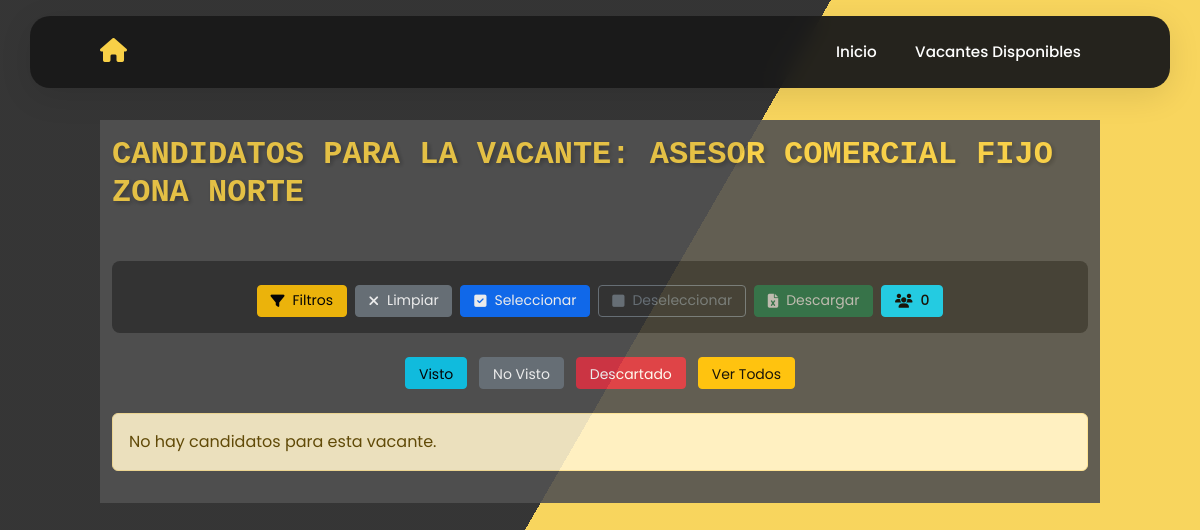
/vacantes/27/candidatos/, run on an earlier commit of the app's database.
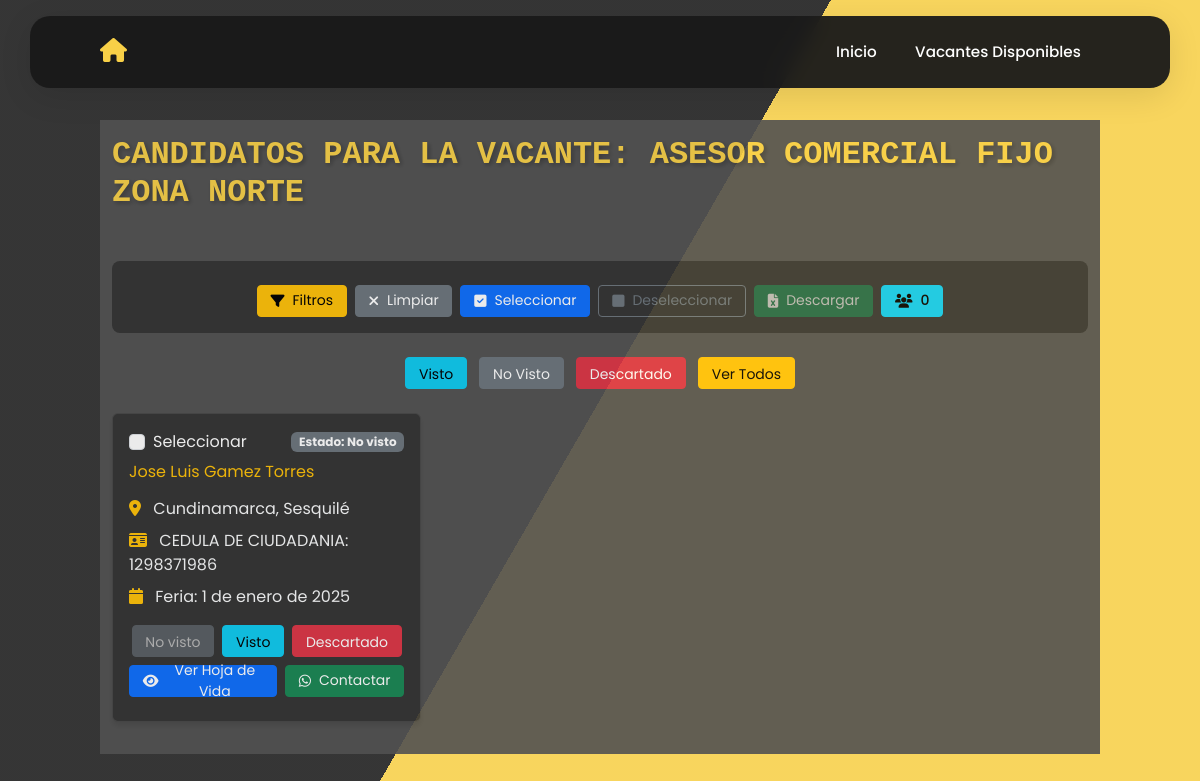
And on a later commit of the database.
### vacantes/models.py (models this page shows, shortened)
class RegistroCandidato(models.Model):
    SEX_CHOICES = [
        ('Mujer', 'Mujer'),
        ('Hombre', 'Hombre'),
        ('Intersexual', 'Intersexual'),
    ]
    DOCUMENT_TYPE_CHOICES = [
        ('CEDULA DE CIUDADANIA', 'CEDULA DE CIUDADANIA'),
        ('PERMISO ESPECIAL DE PERMANENCIA', 'PERMISO ESPECIAL DE PERMANENCIA'),
        ('TARJETA DE IDENTIDAD', 'TARJETA DE IDENTIDAD'),
        ('DOCUMENTO NACIONAL DE IDENTIFICACION', 'DOCUMENTO NACIONAL DE IDENTIFICACION'),
        ('PASAPORTE', 'PASAPORTE'),
        ('CEDULA DE EXTRANJERIA', 'CEDULA DE EXTRANJERIA'),
    ]
    EDUCATION_LEVEL_CHOICES = [
        ('BASICA PRIMARIA', 'BASICA PRIMARIA'),
        ('BASICA SECUNDARIA', 'BASICA SECUNDARIA'),
        ('BACHILLER ACADEMICO', 'BACHILLER ACADEMICO'),
        ('ESTUDIANTE BACHILLER ACADEMICO', 'ESTUDIANTE BACHILLER ACADEMICO'),
        ('TECNICO LABORAL/PROFESIONAL', 'TECNICO LABORAL/PROFESIONAL'),
        ('ESTUDIANTE TECNICO LABORAL/PROFESIONAL', 'ESTUDIANTE TECNICO LABORAL/PROFESIONAL'),
        ('TECNOLOGO', 'TECNOLOGO'),
        ('ESTUDIANTE TECNOLOGO', 'ESTUDIANTE TECNOLOGO'),
        ('PROFESIONAL', 'PROFESIONAL'),
        ('ESTUDIANTE PROFESIONAL', 'ESTUDIANTE PROFESIONAL'),
        ('POSGRADO', 'POSGRADO'),
    ]
    SCHEDULE_CHOICES = [
        ('TIEMPO COMPLETO', 'TIEMPO COMPLETO'),
        ('MEDIO TIEMPO', 'MEDIO TIEMPO'),
        ('FINES DE SEMANA', 'FINES DE SEMANA'),
    ]
    DISABILITY_CHOICES = [
        ('SI', 'Sí'),
        ('NO', 'No'),
    ]
    SISE_CHOICES = [
        ('SI', 'Sí'),
        ('NO', 'No'),
    ]
    RECRUITER_CHOICES = [
        ('Diego Alejandro Parra Pinto', 'Diego Alejandro Parra Pinto'),
        ('Jony Edilberto Chisaba Rojas', 'Jony Edilberto Chisaba Rojas'),
        ('Jose Luis Gamez Torres', 'Jose Luis Gamez Torres'),
        ('Jully Andrea Galindo Fonseca', 'Jully Andrea Galindo Fonseca'),
        ('Maria Alejandra Moreno Pedraza', 'Maria Alejandra Moreno Pedraza'),
        ('Sergio Daniel García Donado', 'Sergio Daniel García Donado'),
        ('Steven Alejandro Arevalo Benitez', 'Steven Alejandro Arevalo Benitez'),
        ('Victor De Jesus Fagua Cogollo', 'Victor De Jesus Fagua Cogollo'),
        ('Yennifer Alexandra Ruiz', 'Yennifer Alexandra Ruiz'),
        ('Yesica Natalia Lemos Lemos', 'Yesica Natalia Lemos Lemos'),
    ]
    SALARY_CHOICES = [
        ('Menos de 1 SMMLV', 'Menos de 1 SMMLV'),
        ('1 a 2 SMMLV', '1 a 2 SMMLV'),
        ('2 a 4 SMMLV', '2 a 4 SMMLV'),
        ('4 a 6 SMMLV', '4 a 6 SMMLV'),
        ('6 a 9 SMMLV', '6 a 9 SMMLV'),
        ('9 a 12 SMMLV', '9 a 12 SMMLV'),
        ('12 a 15 SMMLV', '12 a 15 SMMLV'),
        ('15 a 19 SMMLV', '15 a 19 SMMLV'),
        ('20 SMMLV en adelante', '20 SMMLV en adelante'),
    ]
    TIPO_FERIA_CHOICES = [
        ('FERIA PROPIA', 'FERIA PROPIA'),
        ('FERIA INVITADO', 'FERIA INVITADO'),
        ('FERIA MOVIL', 'FERIA MOVIL'),
    ]
    feria = models.CharField(max_length=100, blank=True, null=True)
    fecha_feria = models.DateField(default=date(2025, 1, 1), blank=True, null=True)
    tipo_feria = models.CharField(max_length=20, choices=TIPO_FERIA_CHOICES, blank=True, null=True)
    codigo_sise = models.CharField(max_length=50, blank=True, null=True)
    empresa_sise = models.CharField(max_length=100, blank=True, null=True)
    interes_practica = models.BooleanField(default=False, blank=True, null=True)
    sexo = models.CharField(max_length=16, choices=SEX_CHOICES)
    tipo_documento = models.CharField(max_length=50, choices=DOCUMENT_TYPE_CHOICES)
    numero_documento = models.CharField(max_length=20, unique=True)
    nombres = models.CharField(max_length=100)
    apellidos = models.CharField(max_length=100)
    numero_celular = models.CharField(max_length=15)
    correo_electronico = models.EmailField()
    fecha_nacimiento = models.DateField()
    formacion_academica = models.CharField(max_length=40, choices=EDUCATION_LEVEL_CHOICES)
    programa_academico = models.CharField(max_length=100)
    experiencia_laboral = models.TextField(blank=True, null=True)
    interes_ocupacional = models.TextField(blank=True, null=True)
    departamento = models.ForeignKey(Departamento, on_delete=models.SET_NULL, null=True, blank=True)
    ciudad = models.ForeignKey(Ciudad, on_delete=models.SET_NULL, null=True, blank=True)
    candidato_discapacidad = models.CharField(max_length=2, choices=DISABILITY_CHOICES)
    tipo_discapacidad = models.CharField(max_length=100, blank=True, null=True)
    horario_interesado = models.CharField(max_length=20, choices=SCHEDULE_CHOICES)
    semestre_grado = models.CharField(max_length=100, blank=True, null=True)
    aspiracion_salarial = models.CharField(
        max_length=50,
        choices=SALARY_CHOICES,
        help_text="Seleccione una opción de aspiración salarial.",
        blank=True
    )
    registrado_en_sise = models.CharField(max_length=2, choices=SISE_CHOICES, blank=True, null=True)
    tecnico_seleccion = models.CharField(max_length=40, choices=RECRUITER_CHOICES, blank=True, null=True)
    vacantes_disponibles = models.ManyToManyField("Vacante", related_name="candidatos", blank=True)
    class Meta:
        verbose_name = "Registro de Candidato"
        verbose_name_plural = "Registros de Candidatos"

class EstadoAplicacion(models.Model):
    ESTADO_CHOICES = [
        ('No visto', 'No visto'),
        ('Visto', 'Visto'),
        ('Descartado', 'Descartado'),
    ]
    candidato = models.ForeignKey('RegistroCandidato', on_delete=models.CASCADE, related_name='aplicaciones')
    vacante = models.ForeignKey('Vacante', on_delete=models.CASCADE, related_name='aplicaciones')
    estado = models.CharField(max_length=20, choices=ESTADO_CHOICES, default='No visto')
    fecha_actualizacion = models.DateTimeField(auto_now=True)
    class Meta:
        unique_together = ('candidato', 'vacante')

class Departamento(models.Model):
    nombre = models.CharField(max_length=100, unique=True)
    class Meta:
        ordering = ["nombre"]  # Ordenar siempre por nombre alfabéticamente
    def __str__(self):
        return self.nombre

class Ciudad(models.Model):
    nombre = models.CharField(max_length=100)
    departamento = models.ForeignKey(Departamento, on_delete=models.CASCADE, related_name="ciudades")
    class Meta:
        ordering = ["nombre"]  # Ordenar siempre por nombre alfabéticamente
    def __str__(self):
        return self.nombre

### vacantes/views.py (the view, shortened to what this page needs)
# urls.py: path('vacantes/<int:id>/candidatos/', views.lista_candidatos, name='lista_candidatos'),
def lista_candidatos(request, id):
    vacante = get_object_or_404(Vacante, id=id)
    candidatos = vacante.candidatos.all()
    filtros = {}
    for key, value in request.GET.items():
        if value:  # Solo si el valor no está vacío
            filtros[key] = value
    print(f"Filtros recibidos: {filtros}")  # debug
    todos_los_comentarios = {}
    for candidato in candidatos:
        todos_los_comentarios[candidato.id] = candidato.comentarios.all()
    for candidato in candidatos:
        estado_aplicacion, _ = EstadoAplicacion.objects.get_or_create(
            candidato=candidato,
            vacante=vacante,
            defaults={'estado': 'No visto'}
        )
        candidato.estado_aplicacion = estado_aplicacion.estado
    departamento_choices = Departamento.objects.all().values_list('id', 'nombre')
    ciudad_choices = []
    if filtros.get('departamento'):
        ciudad_choices = Ciudad.objects.filter(departamento_id=filtros['departamento']).values_list('id', 'nombre')
    filtros_para_la_plantilla = {
        key: value for key, value in filtros.items() if key not in ['departamento', 'ciudad']
    }
    filtros_para_la_plantilla['departamento'] = int(filtros['departamento']) if filtros.get('departamento') else ''
    filtros_para_la_plantilla['ciudad'] = int(filtros['ciudad']) if filtros.get('ciudad') else ''
    if filtros_para_la_plantilla.get('ciudad'):
        filtros_para_la_plantilla['ciudad_nombre'] = Ciudad.objects.get(id=filtros_para_la_plantilla['ciudad']).nombre
    else:
        filtros_para_la_plantilla['ciudad_nombre'] = ''
    contexto = {
        'vacante': vacante,
        'candidatos': candidatos,
        'departamento_choices': departamento_choices,
        'ciudad_choices': ciudad_choices,
        'filtros': filtros_para_la_plantilla,
        'todos_los_comentarios': todos_los_comentarios,  # Pasar todos los comentarios al template
        'form_comentario': ComentarioCandidatoForm() # Se crea una instancia del formulario
    }
    return render(request, 'vacantes/lista_candidatos.html', contexto)

### vacantes/forms.py
class ComentarioCandidatoForm(forms.ModelForm):
    class Meta:
        model = ComentarioCandidato
        fields = ['comentario']
        widgets = {
            'comentario': forms.Textarea(attrs={'class': 'form-control', 'rows': 3, 'placeholder': 'Escribe un nuevo comentario...'}),
        }

### vacantes/templates/vacantes/lista_candidatos.html (shortened to what the changed rows need)
{% extends 'base.html' %}
{% load static %}
{% block contenido %}
<div class="container-fluid" style="opacity: 90%; background-color: #525252; color: #f1f1f1;">
    <div class="row">
        <div class="col py-3">
            <h1 style="color: #f8d047;">Candidatos para la Vacante: {{ vacante.cargo }}</h1>
            <br>
            <div class="row" id="candidatosList">
                {% for candidato in candidatos %}
                <div class="col-md-6 col-lg-4 mb-3 candidato-card"
                     data-nombre="{{ candidato.nombres }} {{ candidato.apellidos }}"
                     data-departamento="{{ candidato.departamento }}"
                     data-ciudad="{{ candidato.ciudad }}"
                     data-documento="{{ candidato.numero_documento }}">
                    <div class="card h-100" style="background-color: #333333; color: #ffffff;">
                        <div class="card-body">
                            <div class="d-flex justify-content-between align-items-center mb-2">
                                <div class="form-check m-0">
                                    <input class="form-check-input candidate-checkbox"
                                        type="checkbox"
                                        value="{{ candidato.id }}"
                                        id="check_{{ candidato.id }}">
                                    <label class="form-check-label" for="check_{{ candidato.id }}">
                                        Seleccionar
                                    </label>
                                </div>
                                <span class="badge
                                    {% if candidato.estado_aplicacion == 'No visto' %}bg-secondary
                                    {% elif candidato.estado_aplicacion == 'Visto' %}bg-info
                                    {% elif candidato.estado_aplicacion == 'Descartado' %}bg-danger
                                    {% endif %}">
                                    Estado: {{ candidato.estado_aplicacion }}
                                </span>
                            </div>
                            <h5 class="card-title text-warning mb-3">
                                {{ candidato.nombres }} {{ candidato.apellidos }}
                            </h5>
                            <div class="card-text">
                                <div class="mb-2 text-light">
                                    <i class="fas fa-map-marker-alt text-warning"></i>
                                    <span class="ms-2">{{ candidato.departamento }}, {{ candidato.ciudad }}</span>
                                </div>
                                <div class="mb-2 text-light">
                                    <i class="fas fa-id-card text-warning"></i>
                                    <span class="ms-2">{{ candidato.tipo_documento }}: {{ candidato.numero_documento }}</span>
                                </div>
                                <div class="mb-3 text-light">
                                    <i class="fas fa-calendar text-warning"></i>
                                    <span class="ms-2">Feria: {{ candidato.fecha_feria }}</span>
                                </div>
                            </div>
                            <div class="d-flex gap-2 justify-content-center mb-2">
                                <form action="{% url 'cambiar_estado_aplicacion' vacante.id candidato.id 'No visto' %}" method="POST">
                                    <button type="submit" class="btn btn-secondary btn-sm"
                                        {% if candidato.estado_aplicacion == 'No visto' %}disabled{% endif %}>
                                        No visto
                                    </button>
                                </form>
                                <form action="{% url 'cambiar_estado_aplicacion' vacante.id candidato.id 'Visto' %}" method="POST">
                                    <button type="submit" class="btn btn-info btn-sm"
                                        {% if candidato.estado_aplicacion == 'Visto' %}disabled{% endif %}>
                                        Visto
                                    </button>
                                </form>
                                <form action="{% url 'cambiar_estado_aplicacion' vacante.id candidato.id 'Descartado' %}" method="POST">
                                    <button type="submit" class="btn btn-danger btn-sm"
                                        {% if candidato.estado_aplicacion == 'Descartado' %}disabled{% endif %}>
                                        Descartado
                                    </button>
                                </form>
                            </div>
                            <div class="d-flex gap-2 mb-2">
                                <button class="btn btn-primary btn-sm flex-grow-1 view-details d-flex align-items-center justify-content-center gap-2"
                                    data-candidato-id="{{ candidato.id }}"
                                    data-estado-actual="{{ candidato.estado_aplicacion }}"
                                    onclick="verHojaDeVida({{ vacante.id }}, {{ candidato.id }}, this)">
                                    <i class="fas fa-eye"></i> Ver Hoja de Vida
                                </button>
                                <a class="btn btn-success btn-sm flex-grow-1 d-flex align-items-center justify-content-center gap-2"
                                    href="https://wa.me/?text=Cordial%20Saludo%20{{ candidato.nombres }}%20{{ candidato.apellidos }},%0ATe%20escribimos%20de%20la%20Agencia%20de%20Empleo%20Colsubsidio%20ya%20que%20aplicaste%20al%20cargo%20de%20{{ vacante.cargo }}%20en%20una%20de%20nuestras%20ferias%20de%20empleo."
                                    target="_blank">
                                    <i class="fab fa-whatsapp"></i> Contactar
                                </a>
                            </div>
                            </div>
                    </div>
                </div>
                {% empty %}
                <div class="col">
                    <div class="alert alert-warning">No hay candidatos para esta vacante.</div>
                </div>
                {% endfor %}
            </div>
        </div>
    </div>
</div>
{% endblock %}

What changed in the data, as far as the page shows it:
added RegistroCandidato: estado_aplicacion "No visto", nombres "Jose Luis", apellidos "Gamez Torres", departamento "Cundinamarca", ciudad "Sesquilé", tipo_documento "CEDULA DE CIUDADANIA", numero_documento "1298371986", fecha_feria "1 de enero de 2025"
Also different on the page:
text no longer shown: "No hay candidatos para esta vacante."
